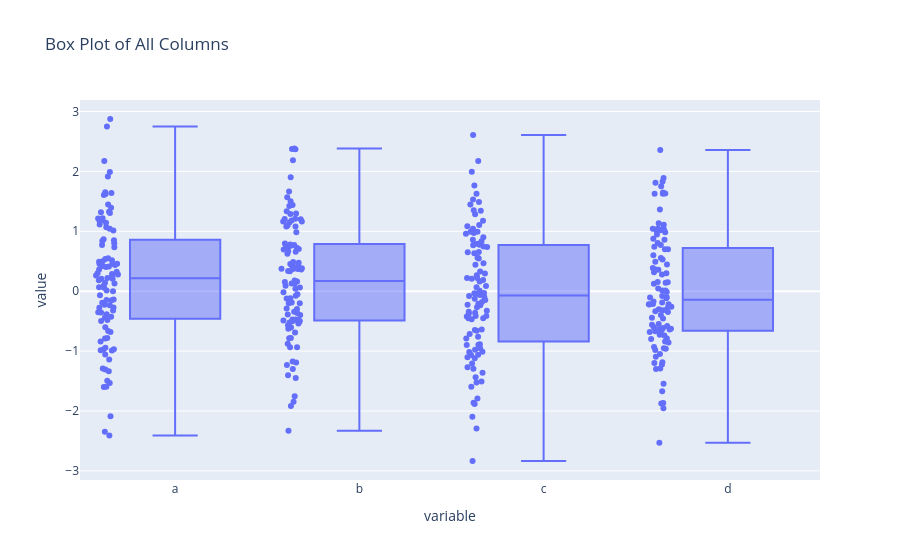

Source (notebook cell):
### Markdown cell above
## Boxplot

### Code cell
fig = px.box(df, y=df.columns, points="all",  # show all points
             title="Box Plot of All Columns")
fig.show()

### Figure 1 — Plotly figure (JSON) as saved in the notebook; plotly's stock layout.template omitted (floating-point values rounded to 4 significant figures; data arrays with more than 128 entries replaced by an {"elided": "..."} marker saying what was removed)
{"data": [{"alignmentgroup": "True", "boxpoints": "all", "hovertemplate": "variable=%{x}<br>value=%{y}<extra></extra>", "legendgroup": "", "marker": {"color": "#636efa"}, "name": "", "notched": false, "offsetgroup": "", "orientation": "v", "showlegend": false, "type": "box", "x": {"elided": "400 str values"}, "x0": " ", "xaxis": "x", "y": {"elided": "400 float values"}, "y0": " ", "yaxis": "y"}], "layout": {"boxmode": "group", "legend": {"tracegroupgap": 0}, "title": {"text": "Box Plot of All Columns"}, "xaxis": {"anchor": "y", "domain": [0, 1], "title": {"text": "variable"}}, "yaxis": {"anchor": "x", "domain": [0, 1], "title": {"text": "value"}}}}
